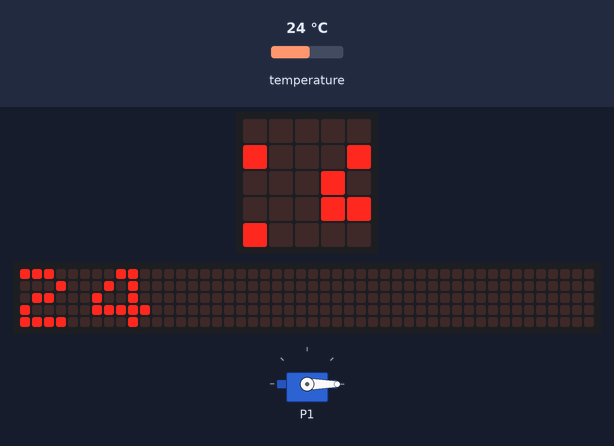
The program below on a simulated BBC micro:bit (MakeCode). On the bench: servo, the board's 5×5 LED display, a strip that is not on the board, showing the scrolling text unrolled. The test bench sets the inputs (shaded band); at power-on: temperature 24 °C. The 48×5 strip is a reading aid, not a part: it shows the text the display is scrolling, unrolled, one strip-width of it at a time.

Above: at 1.27 s.
1.3 s: temperature set to 25.1 °C
At 5.39 s:
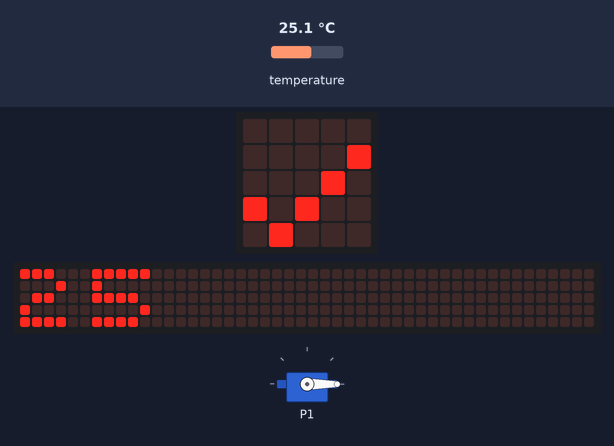
8.5 s: temperature set to 26.6 °C
At 14.7 s:
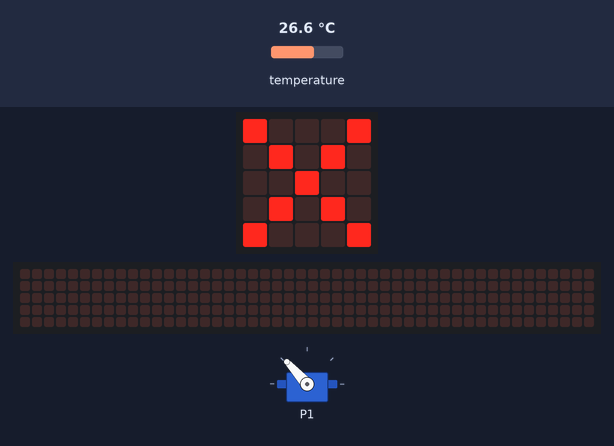
15.4 s: temperature set to 12 °C
At 18.8 s:
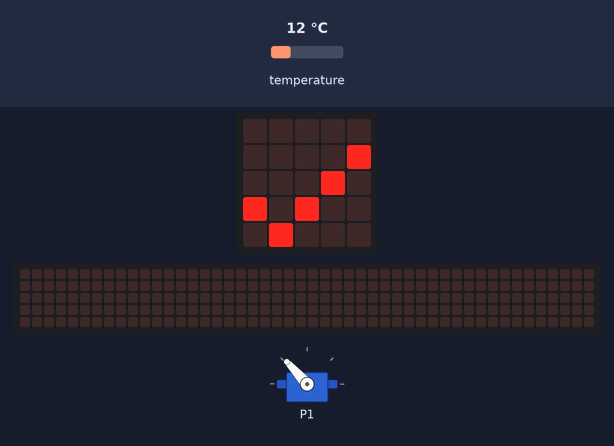
18.9 s: temperature set to 26 °C
At 24.14 s:
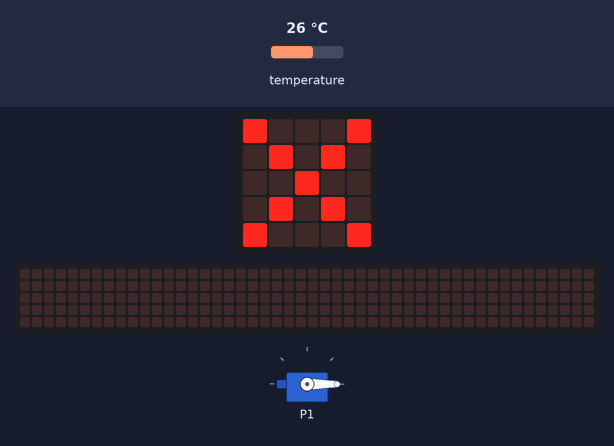
Timing chart, 0 to 24.3 s (numbered marks = the images above; inputs shaded):
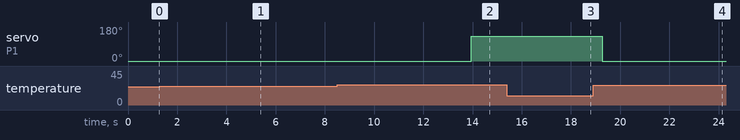

Measured:
- the behaviour switches between 25.9 and 26 °C on temperature (found by bisection; images 1 and 2)
- after the input at 8.5 s, servo on P1: 0° → 132° after 5.4 s

The program:

main.ts
```typescript
pins.servoWritePin(AnalogPin.P1, 0)
basic.forever(function () {
    basic.showNumber(input.temperature())
    if (input.temperature() > 25) {
        basic.showIcon(IconNames.No)
        pins.servoWritePin(AnalogPin.P1, 132)
        basic.pause(2000)
    } else {
        basic.showIcon(IconNames.Yes)
        pins.servoWritePin(AnalogPin.P1, 0)
        basic.pause(2000)
    }
})
```

test.ts
```typescript
// les tests vont ici ; cela ne sera pas compilé si ce paquet est utilisé en tant qu'extension.
```
